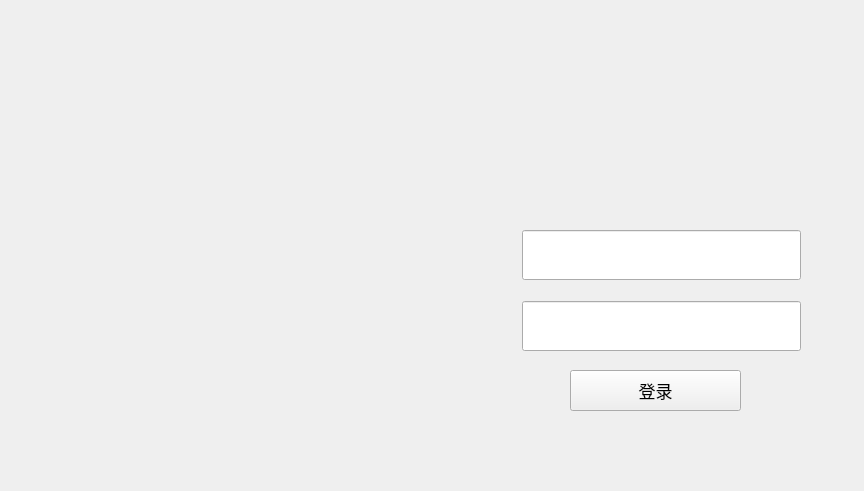
<?xml version="1.0" encoding="UTF-8"?>
<ui version="4.0">
 <class>main_login</class>
 <widget class="QWidget" name="main_login">
  <property name="geometry">
   <rect>
    <x>0</x>
    <y>0</y>
    <width>864</width>
    <height>491</height>
   </rect>
  </property>
  <property name="minimumSize">
   <size>
    <width>864</width>
    <height>491</height>
   </size>
  </property>
  <property name="maximumSize">
   <size>
    <width>864</width>
    <height>491</height>
   </size>
  </property>
  <property name="windowTitle">
   <string>Form</string>
  </property>
  <widget class="QLabel" name="label_pic1">
   <property name="geometry">
    <rect>
     <x>500</x>
     <y>40</y>
     <width>321</width>
     <height>141</height>
    </rect>
   </property>
   <property name="text">
    <string/>
   </property>
   <property name="alignment">
    <set>Qt::AlignCenter</set>
   </property>
  </widget>
  <widget class="QPushButton" name="pushButton_login">
   <property name="geometry">
    <rect>
     <x>570</x>
     <y>370</y>
     <width>171</width>
     <height>41</height>
    </rect>
   </property>
   <property name="font">
    <font>
     <pointsize>13</pointsize>
    </font>
   </property>
   <property name="text">
    <string>登录</string>
   </property>
  </widget>
  <widget class="QWidget" name="widget" native="true">
   <property name="geometry">
    <rect>
     <x>500</x>
     <y>230</y>
     <width>301</width>
     <height>121</height>
    </rect>
   </property>
   <layout class="QGridLayout" name="gridLayout">
    <item row="2" column="0">
     <widget class="QLabel" name="label_passwd">
      <property name="font">
       <font>
        <pointsize>21</pointsize>
       </font>
      </property>
      <property name="text">
       <string/>
      </property>
      <property name="alignment">
       <set>Qt::AlignCenter</set>
      </property>
     </widget>
    </item>
    <item row="0" column="1">
     <widget class="QLineEdit" name="lineEdit_login">
      <property name="sizePolicy">
       <sizepolicy hsizetype="MinimumExpanding" vsizetype="Preferred">
        <horstretch>0</horstretch>
        <verstretch>0</verstretch>
       </sizepolicy>
      </property>
      <property name="font">
       <font>
        <pointsize>14</pointsize>
       </font>
      </property>
      <property name="text">
       <string/>
      </property>
     </widget>
    </item>
    <item row="0" column="0">
     <widget class="QLabel" name="label_login">
      <property name="font">
       <font>
        <pointsize>21</pointsize>
       </font>
      </property>
      <property name="text">
       <string/>
      </property>
      <property name="alignment">
       <set>Qt::AlignCenter</set>
      </property>
     </widget>
    </item>
    <item row="2" column="1">
     <widget class="QLineEdit" name="lineEdit_passwd">
      <property name="sizePolicy">
       <sizepolicy hsizetype="MinimumExpanding" vsizetype="Preferred">
        <horstretch>0</horstretch>
        <verstretch>0</verstretch>
       </sizepolicy>
      </property>
      <property name="font">
       <font>
        <pointsize>12</pointsize>
       </font>
      </property>
      <property name="echoMode">
       <enum>QLineEdit::Password</enum>
      </property>
     </widget>
    </item>
    <item row="1" column="1">
     <spacer name="verticalSpacer">
      <property name="orientation">
       <enum>Qt::Vertical</enum>
      </property>
      <property name="sizeType">
       <enum>QSizePolicy::Fixed</enum>
      </property>
      <property name="sizeHint" stdset="0">
       <size>
        <width>20</width>
        <height>15</height>
       </size>
      </property>
     </spacer>
    </item>
   </layout>
  </widget>
  <widget class="QLabel" name="label_pic2">
   <property name="geometry">
    <rect>
     <x>50</x>
     <y>50</y>
     <width>431</width>
     <height>381</height>
    </rect>
   </property>
   <property name="text">
    <string/>
   </property>
   <property name="alignment">
    <set>Qt::AlignCenter</set>
   </property>
  </widget>
 </widget>
 <resources/>
 <connections/>
</ui>
